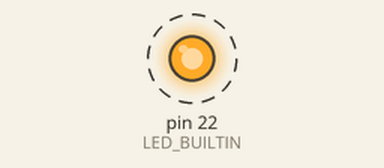
Recording of a sketch running on a simulated Arduino Mega 2560, built with avr-gcc and run on an emulated ATmega2560. Parts: output pins drawn as LEDs (lit = HIGH). Dashed ring = blinking.

Above: at 0.5 s.
Timing chart, 0 to 4.6 s (numbered marks = the images above):
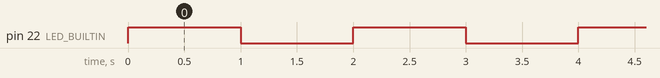

The sketch:

led_control.ino
```cpp
const int LED_BUILTIN = 22; // GPIO22번 을 사용하니 지정

void setup() {
  pinMode(LED_BUILTIN,OUTPUT); // 연결한 (지정한) 핀 번호 ,입력할지 출력할지  설정

}

void loop() {
  digitalWrite(LED_BUILTIN, HIGH);   //정한 핀 번호의 전압을 올려서 킨다
  delay(1000);                       // 1초 딜레이
  digitalWrite(LED_BUILTIN, LOW);    //정한 핀 번호의 전압을 내려서 끈다
  delay(1000);                       // 1초 딜레이
}
```

Measured:
- by itself, pin 22 (LED_BUILTIN): alternates HIGH for 1.0 s and LOW for 1.0 s
